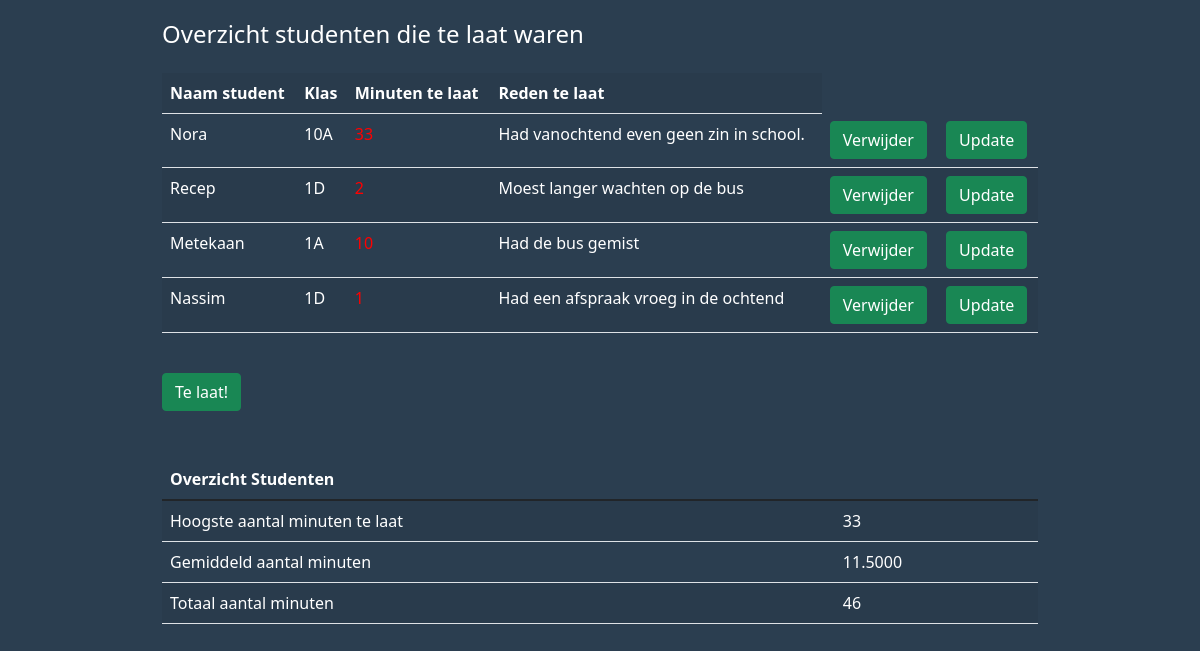
The page / on the database its author committed.
### tables this page shows
CREATE TABLE `studenten` (
  `id` int(11) NOT NULL,
  `klas` varchar(5) NOT NULL,
  `student_naam` varchar(30) NOT NULL,
  `minuten_te_laat` int(3) NOT NULL,
  `reden_te_laat` varchar(150) NOT NULL
);

### includes/database.php (called while the page is built)
<?php
$servername = "localhost";
$username = "root";
$password = "";
$dbname = "studenten_info";
try {
 $conn = new PDO("mysql:host=$servername;dbname=$dbname", $username, $password);
  $conn->setAttribute(PDO::ATTR_ERRMODE, PDO::ERRMODE_EXCEPTION);
} catch(PDOException $err) {
    echo "Connection failed: " . $err->getMessage();
}
function getData($sql, $method){
  global $conn;
  $statement = $conn->query($sql);
  if($method == 'fetchAll'){
      $result = $statement->fetchAll(PDO::FETCH_BOTH);
  }
  else {
      $result = $statement->fetch(PDO::FETCH_BOTH);
  }
  return $result;
}
?>

### index.php (the view, shortened to what this page needs)
<?php
include'includes/database.php';
?>
<!DOCTYPE html>
<html lang="nl">
<head>
<link rel="stylesheet" href="https://cdn.jsdelivr.net/npm/bootstrap@5.1.3/dist/css/bootstrap.min.css">
</head>
<body style="background-color: #2B3E50;">
    <main style="width: 900px; margin: 20px auto;">
    <div class="container">
        <table class="table my-2">
            <h4 style="color: white;" class="table my-3">Overzicht studenten die te laat waren</h4>
            <table class="table table-striped">
            <tr>
                <th nowrap style="color: white;">Naam student</th>
                <th style="color: white;">Klas</th>
                <th nowrap style="color: white;">Minuten te laat</th>
                <th style="color: white;">Reden te laat</th>
    	    </tr>
            <?php
                $sql = "SELECT * FROM `studenten`";
                $studenten = getData($sql, 'fetchAll');
                foreach($studenten as $student){
                    echo "<tr>";
                    echo "<td style=\"color: white;\">{$student['student_naam']}</td>";
                    echo "<td style=\"color: white;\"> {$student['klas']} </td>";
                    echo "<td style=\"color: red;\"> {$student['minuten_te_laat']}</td>";
                    echo "<td style=\"color: white;\"> {$student['reden_te_laat']}</td>";
                    echo "<td><a class='btn btn-success' onClick=return confirm(\"Weet je zeker dat je het wilt verwijderen?\"); href='delete.php?id={$student['id']}'>Verwijder</a></td>";
                    echo "<td><a class='btn btn-success' href='update.php?id={$student['id']}'>Update</a></td>";
                    echo "</tr>";
                }
            ?>
        </table>
        <br>
        <a href="nieuw.php" class="btn btn-success" id="Knop1">Te laat!</a>
        <?php
        $sql = "SELECT MAX(minuten_te_laat) AS hoogst ,AVG(minuten_te_laat) AS gemiddeld ,SUM(minuten_te_laat) AS opsomming FROM `studenten`";
        $minuten = getData($sql, 'fetch');
        ?>
        <br><br><br>
                <table class="table table-striped">
                    <thead>
                        <tr>
                            <th style="color: white;" rowspan="4">Overzicht Studenten</th>
                        </tr>
                    </thead>
                    <tbody>
                        <tr>
                            <td style="color: white;">Hoogste aantal minuten te laat</td>
                            <td style="color: white;"><?php echo $minuten['hoogst'] ?></td>
                        </tr>
                        <tr>
                            <td style="color: white;">Gemiddeld aantal minuten</td>
                            <td style="color: white;"><?php echo $minuten['gemiddeld']?></td>
                        </tr>
                        <tr>
                            <td style="color: white;">Totaal aantal minuten</td>
                            <td style="color: white;"><?php echo $minuten['opsomming']?></td>
                        </tr>
                    </tbody>
                </table>
        <br><br><br>
        </main>
    </body>
</html>

### rows shown on the page
studenten: student_naam "Nora", klas "10A", reden_te_laat "Had vanochtend even geen zin in school."
studenten: student_naam "Recep", klas "1D", minuten_te_laat "2", reden_te_laat "Moest langer wachten op de bus"
studenten: student_naam "Metekaan", klas "1A", reden_te_laat "Had de bus gemist"
studenten: student_naam "Nassim", klas "1D", minuten_te_laat "1", reden_te_laat "Had een afspraak vroeg in de ochtend"

### other values the page prints
$minuten['hoogst'] "33"
$minuten['gemiddeld'] "11.5000"
$minuten['opsomming'] "46"
